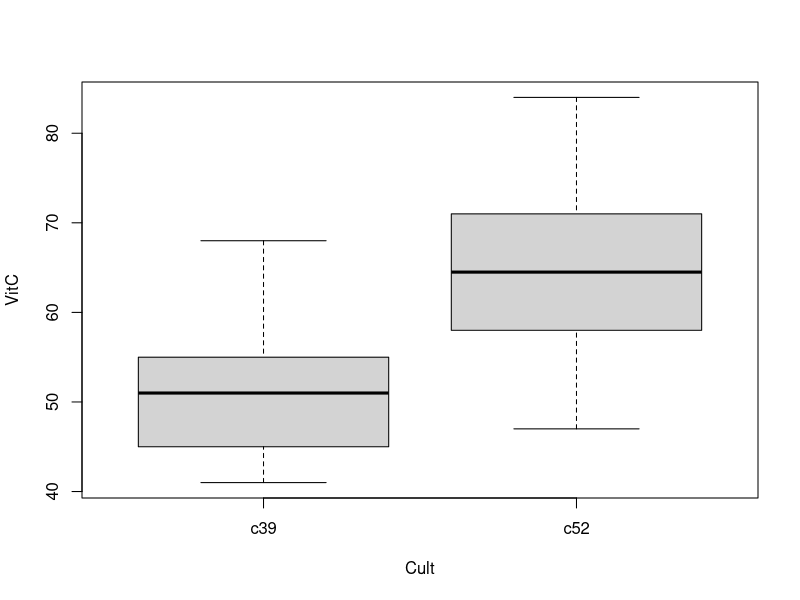

Generate this figure with R:
## ---- chunk 1
require(tidyverse)
#require(tigerstats)
require(Hmisc)
require(MASS)
veggy <- cabbages
## ---- chunk 2
boxplot(VitC~Cult,data=veggy)
## ---- chunk 3
describe(veggy)
## ---- chunk 4
t.test(VitC~Cult,data=veggy)
